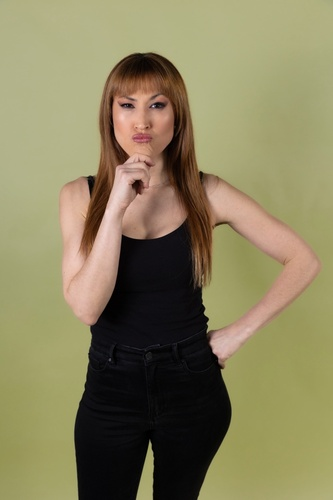
#> input picture 131 OK CORREGIDA.jpg, 333 x 500 px, shrunk from 640 x 960 before the run; the run also reads 1 picture not shown here
$ python main4.py
#> lines starting #> are read from the running program, lines starting #| are printed output that depends on the picture
import os
from PIL import Image, ImageEnhance, ImageStat, ImageDraw, ImageFont
import argparse

# Constantes
RESOURCES_FOLDER = "resources"
PROCESSED_FOLDER = os.path.join(RESOURCES_FOLDER, "procesadas")
COMPARED_FOLDER = os.path.join(RESOURCES_FOLDER, "comparadas")
CORRECTED_IMAGE_PATH = "131 OK CORREGIDA.jpg"
ORIGINAL_IMAGE_PATH = "Teatro-131.jpg"


def calculate_brightness_difference(corrected_image, original_image):
    corrected_stat = ImageStat.Stat(corrected_image.convert('L'))
    original_stat = ImageStat.Stat(original_image.convert('L'))

    brightness_corrected = corrected_stat.mean[0]
    brightness_original = original_stat.mean[0]

    brightness_adjust = brightness_corrected / brightness_original
    return brightness_adjust


def calculate_temperature_difference(corrected_image, original_image):
    # Simplified color adjustment by comparing average red and blue channel values
    corrected_stat = ImageStat.Stat(corrected_image)
    original_stat = ImageStat.Stat(original_image)

    red_corrected, green_corrected, blue_corrected = corrected_stat.mean[:3]
    red_original, green_original, blue_original = original_stat.mean[:3]

    # Assume that temperature can be approximated by the ratio of red to blue
    red_blue_ratio_corrected = red_corrected / blue_corrected
    red_blue_ratio_original = red_original / blue_original

    temperature_adjust = (
                                     red_blue_ratio_corrected - red_blue_ratio_original) * 128  # Scale the value to get a noticeable change
    return temperature_adjust


def adjust_brightness(image, brightness_value):
    enhancer = ImageEnhance.Brightness(image)
    return enhancer.enhance(brightness_value)


def adjust_temperature(image, temperature_value):
    # Adjust temperature by modifying red and blue channels
    r, g, b = image.split()
    r = r.point(lambda i: i + temperature_value)
    b = b.point(lambda i: i - temperature_value)
    return Image.merge('RGB', (r, g, b))


def create_comparison_image(original_image, processed_image, filename):
    # Combina las dos imágenes en una sola con etiquetas
    combined_width = original_image.width + processed_image.width
    combined_height = max(original_image.height, processed_image.height)
    combined_image = Image.new('RGB', (combined_width, combined_height))

    combined_image.paste(original_image, (0, 0))
    combined_image.paste(processed_image, (original_image.width, 0))

    draw = ImageDraw.Draw(combined_image)
    font = ImageFont.load_default()

    # Etiquetas
    draw.text((10, 10), "Original", fill="white", font=font)
    draw.text((original_image.width + 10, 10), "Procesada", fill="white", font=font)

    # Guardar la imagen combinada en la carpeta comparadas
    if not os.path.exists(COMPARED_FOLDER):
        os.makedirs(COMPARED_FOLDER)

    comparison_path = os.path.join(COMPARED_FOLDER, f"compared_{filename}")
    combined_image.save(comparison_path)
    print(f"Saved comparison image as {comparison_path}")


def process_images(additional_temperature_percentage, additional_brightness_percentage):
    # Crear el directorio para las imágenes procesadas y comparadas si no existen
#> called with additional_temperature_percentage = 0, additional_brightness_percentage = 0
    if not os.path.exists(PROCESSED_FOLDER):
        os.makedirs(PROCESSED_FOLDER)

    if not os.path.exists(COMPARED_FOLDER):
        os.makedirs(COMPARED_FOLDER)

    corrected_image = Image.open(CORRECTED_IMAGE_PATH)
#> corrected_image is the input picture: PIL image 333x500 RGB; mean R, G, B 136.6, 129, 93.5
    original_image = Image.open(ORIGINAL_IMAGE_PATH)

    brightness_adjust = calculate_brightness_difference(corrected_image, original_image)
#> in calculate_brightness_difference, `brightness_corrected = corrected_stat.mean[0]`: brightness_corrected = 127.2
#> in calculate_brightness_difference, `brightness_original = original_stat.mean[0]`: brightness_original = 123.5
#> in calculate_brightness_difference, `brightness_adjust = brightness_corrected / brightness_original`: brightness_adjust = 1.03
#> brightness_adjust = 1.03
    base_temperature_adjust = calculate_temperature_difference(corrected_image, original_image)
#> in calculate_temperature_difference, `red_corrected, green_corrected, blue_corrected = corrected_stat.mean[:3]`: red_corrected = 136.6; green_corrected = 129; blue_corrected = 93.46
#> in calculate_temperature_difference, `red_original, green_original, blue_original = original_stat.mean[:3]`: red_original = 133; green_original = 125.4; blue_original = 88.28
#> in calculate_temperature_difference, `red_blue_ratio_corrected = red_corrected / blue_corrected`: red_blue_ratio_corrected = 1.46
#> in calculate_temperature_difference, `red_blue_ratio_original = red_original / blue_original`: red_blue_ratio_original = 1.51
#> in calculate_temperature_difference, `temperature_adjust = ( red_blue_ratio_corrected - red_blue_ratio_origi..`: temperature_adjust = -5.77
#> base_temperature_adjust = -5.77

    # Aplicar el porcentaje adicional de temperatura y brillo
    additional_temperature_adjust = base_temperature_adjust * (additional_temperature_percentage / 100)
#> additional_temperature_adjust = 0
    total_temperature_adjust = base_temperature_adjust + additional_temperature_adjust
#> total_temperature_adjust = -5.77

    additional_brightness_adjust = brightness_adjust * (additional_brightness_percentage / 100)
#> additional_brightness_adjust = 0
    total_brightness_adjust = brightness_adjust + additional_brightness_adjust
#> total_brightness_adjust = 1.03

    for filename in os.listdir(RESOURCES_FOLDER):
        if filename.lower().endswith(
                ('.png', '.jpg', '.jpeg', '.bmp', '.gif')) and filename != "procesadas" and filename != "comparadas":
            image_path = os.path.join(RESOURCES_FOLDER, filename)
            image = Image.open(image_path)
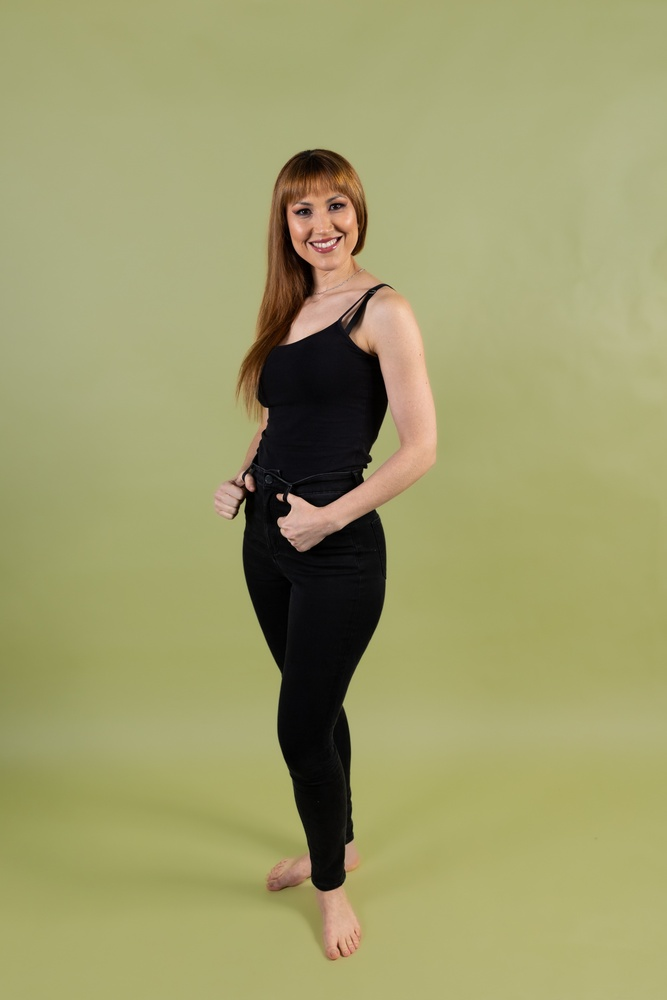
#> input picture resources/Teatro-113.jpg, 667 x 1000 px, shrunk from 1280 x 1920 before the run
#> image is the input picture: PIL image 667x1000 RGB; mean R, G, B 158.5, 156.8, 106.9
            print(f"Processing {filename}...")
            processed_image = adjust_brightness(image, total_brightness_adjust)
            processed_image = adjust_temperature(processed_image, total_temperature_adjust)
#> in adjust_temperature, `r, g, b = image.split()`:
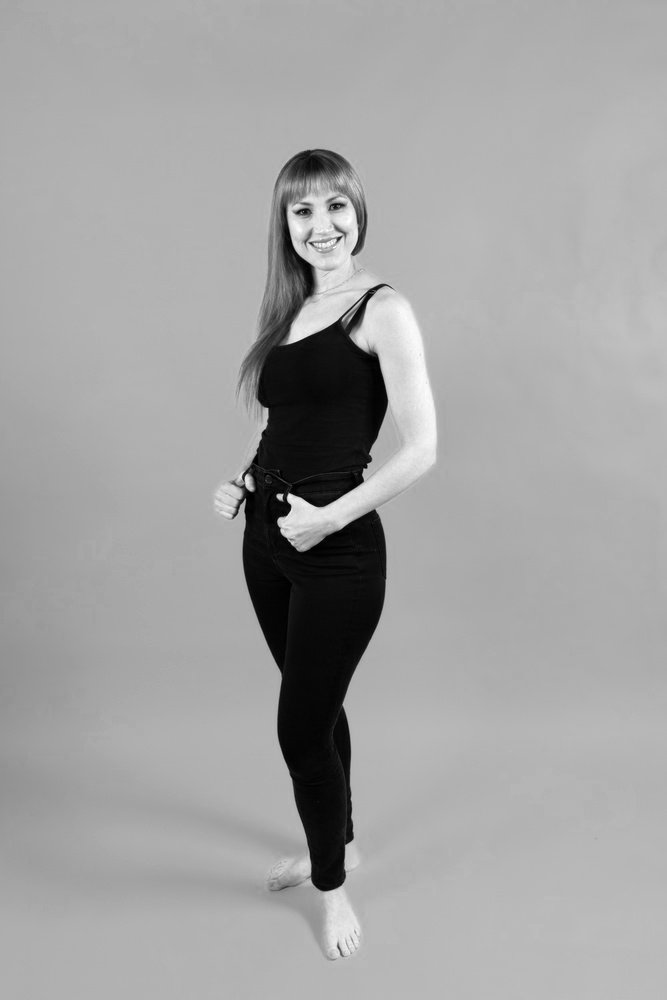
#> r: PIL image 667x1000 L; min 0, max 255, mean 163
#> in adjust_temperature, `r, g, b = image.split()`:
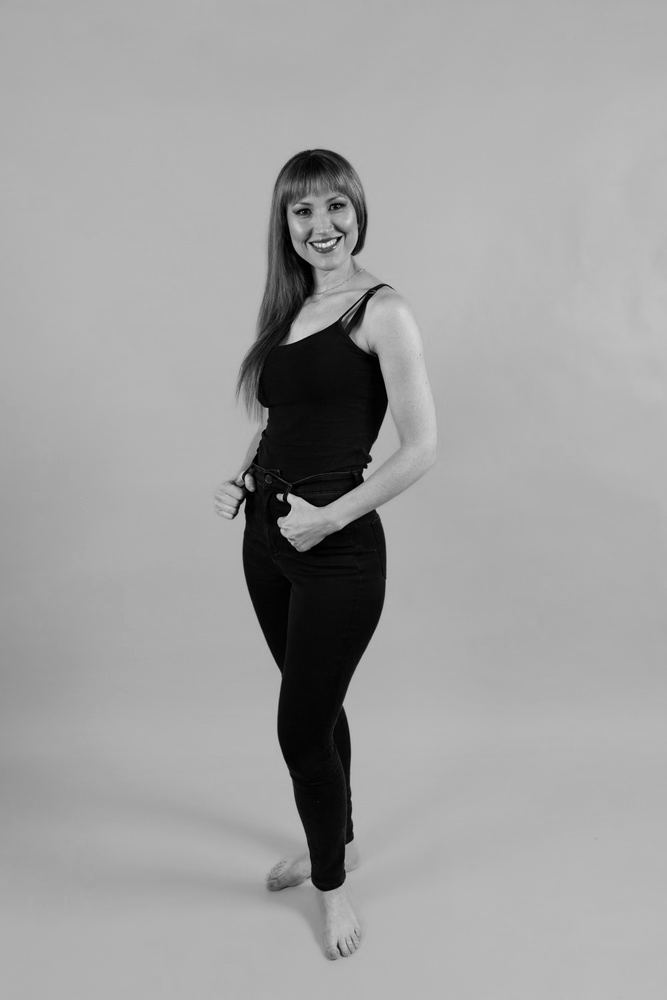
#> g: PIL image 667x1000 L; min 0, max 235, mean 161.3
#> in adjust_temperature, `r, g, b = image.split()`:
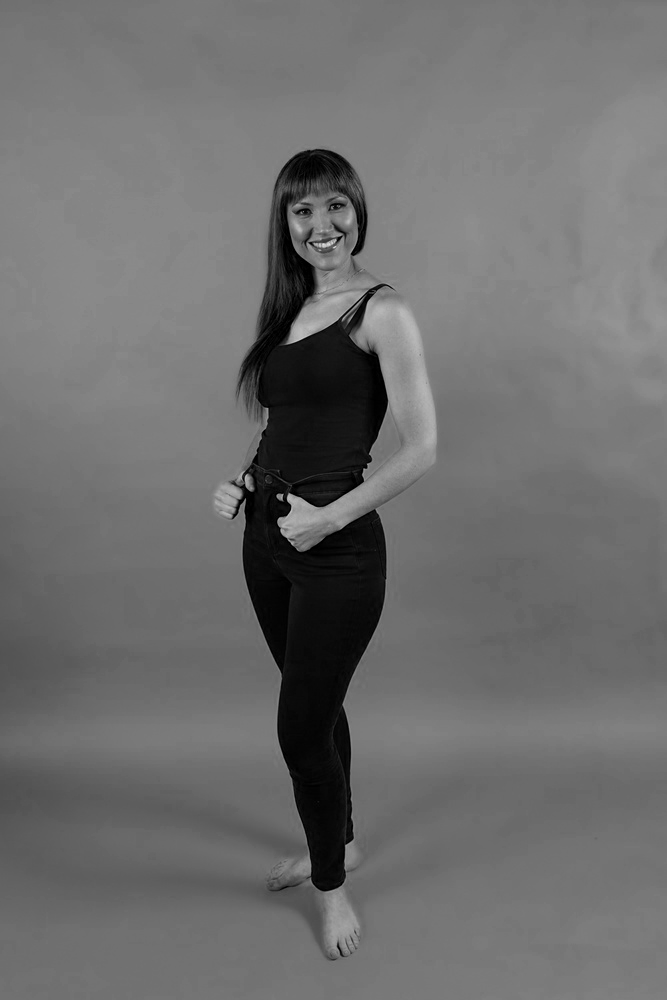
#> b: PIL image 667x1000 L; min 0, max 223, mean 109.7
            output_path = os.path.join(PROCESSED_FOLDER, filename)
            processed_image.save(output_path)
            print(f"Saved processed image as {output_path}")

            # Crear y guardar la imagen comparativa
            create_comparison_image(image, processed_image, filename)
#> in create_comparison_image, `combined_image = Image.new('RGB', (combined_width, combined_height))`: combined_image: PIL image 1334x1000 RGB; every value is 0
#> in create_comparison_image, `combined_image.paste(original_image, (0, 0))`:
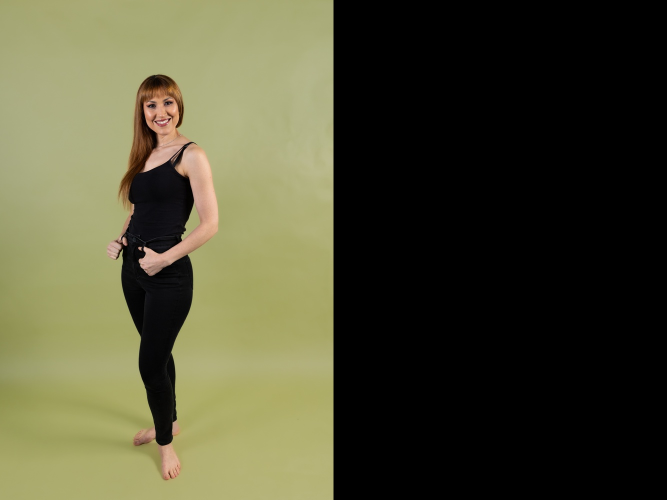
#> combined_image: PIL image 1334x1000 RGB (shown at 1/2 size); mean R, G, B 79.3, 78.4, 53.5
#> in create_comparison_image, `combined_image.paste(processed_image, (original_image.width, 0))`:
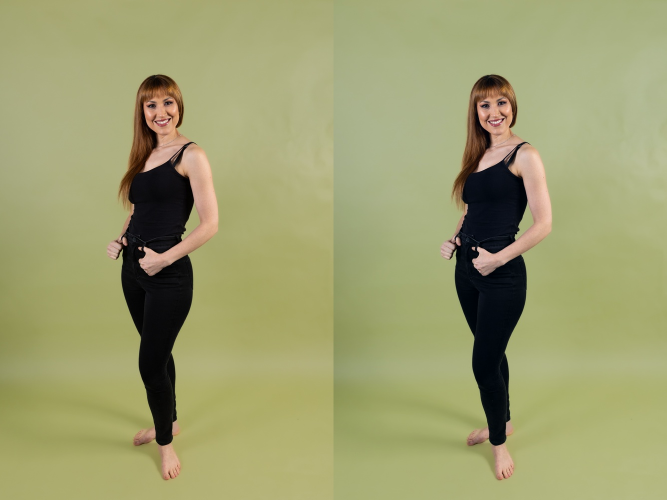
#> combined_image: PIL image 1334x1000 RGB (shown at 1/2 size); mean R, G, B 157.8, 159.1, 111.3
#> pass 2 of the loop in process_images, `for filename in os.listdir(RESOURCES_FOLDER):`:
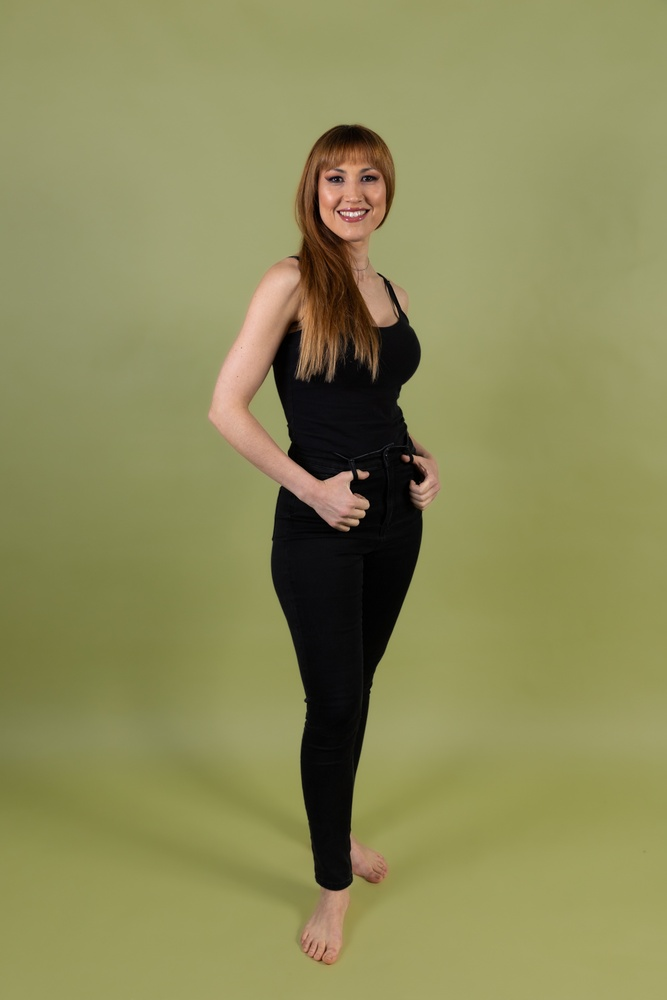
#> input picture resources/Teatro-117.jpg, 667 x 1000 px, shrunk from 1280 x 1920 before the run
#> in process_images, image is the input picture: PIL image 667x1000 RGB; mean R, G, B 140.1, 138.7, 89
#> in adjust_temperature (call 2), `r, g, b = image.split()`:
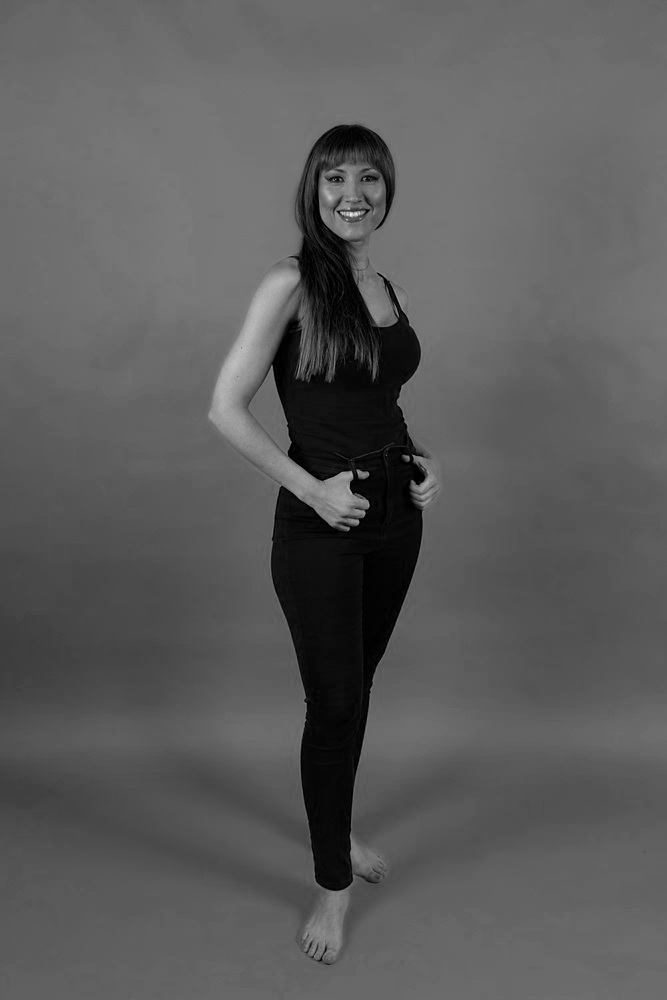
#> b: PIL image 667x1000 L; min 0, max 245, mean 91.2
#> in create_comparison_image (call 2), `combined_image.paste(processed_image, (original_image.width, 0))`:
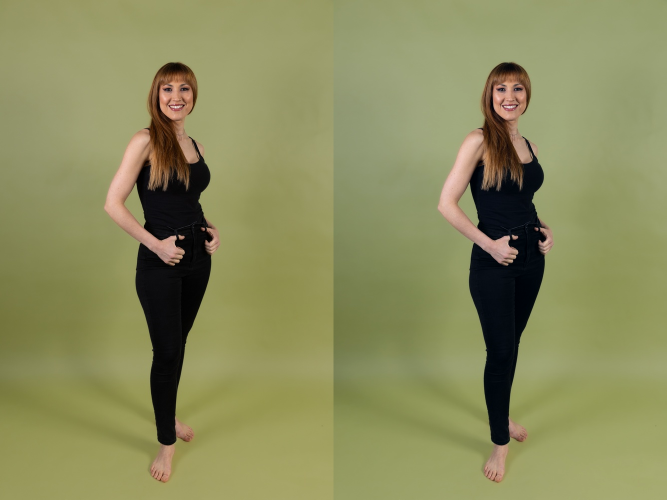
#> combined_image: PIL image 1334x1000 RGB (shown at 1/2 size); mean R, G, B 139, 140.5, 93.1
#> pass 3 of the loop in process_images, `for filename in os.listdir(RESOURCES_FOLDER):`:
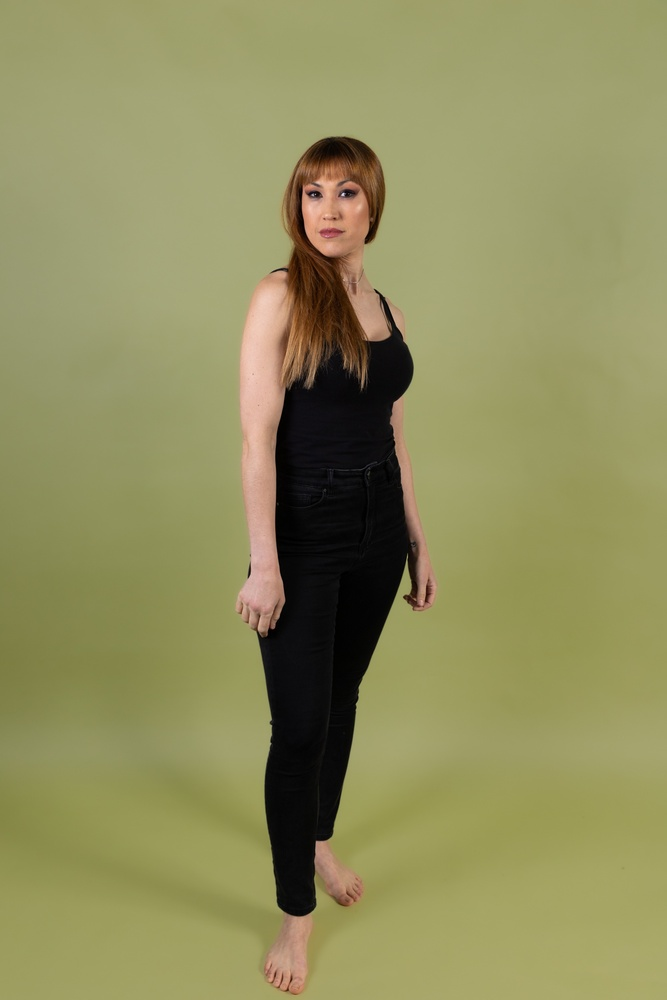
#> input picture resources/Teatro-120.jpg, 667 x 1000 px, shrunk from 1280 x 1920 before the run
#> in process_images, image is the input picture: PIL image 667x1000 RGB; mean R, G, B 144.1, 142.3, 93.3
#> in adjust_temperature (call 3), `r, g, b = image.split()`:
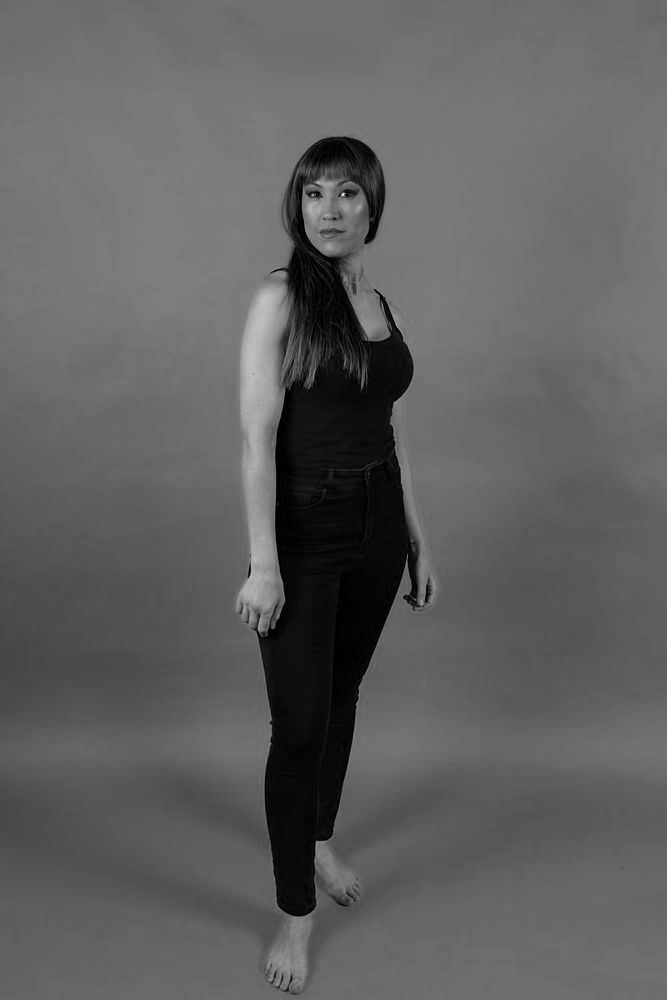
#> b: PIL image 667x1000 L; min 0, max 232, mean 95.6
#> in create_comparison_image (call 3), `combined_image.paste(processed_image, (original_image.width, 0))`:
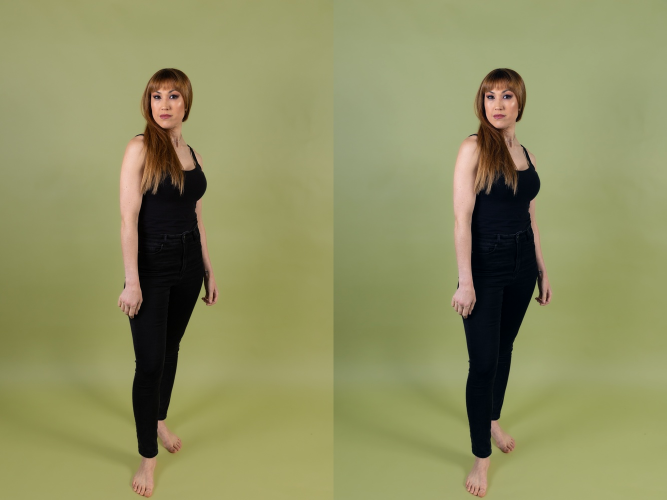
#> combined_image: PIL image 1334x1000 RGB (shown at 1/2 size); mean R, G, B 143, 144.2, 97.5
#> the loop made 5 passes; the first 3 are shown


if __name__ == "__main__":
    parser = argparse.ArgumentParser(description="Adjust brightness and temperature of images in a folder.")
    parser.add_argument("--additional_temperature", type=float, default=0,
                        help="Additional temperature percentage to add (default is 0).")
    parser.add_argument("--additional_brightness", type=float, default=0,
                        help="Additional brightness percentage to add (default is 0).")

    args = parser.parse_args()

    process_images(args.additional_temperature, args.additional_brightness)
